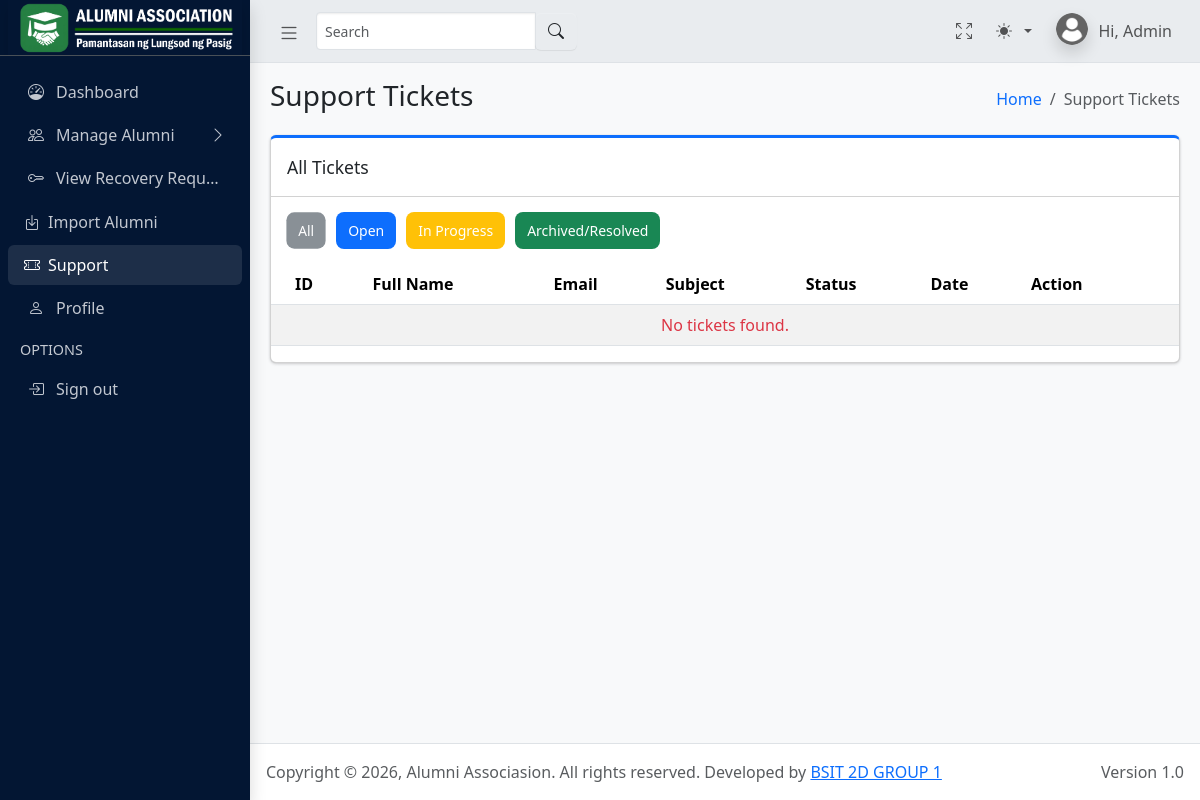
/admin/tickets.php (signed in), run on an earlier commit of the app's database.
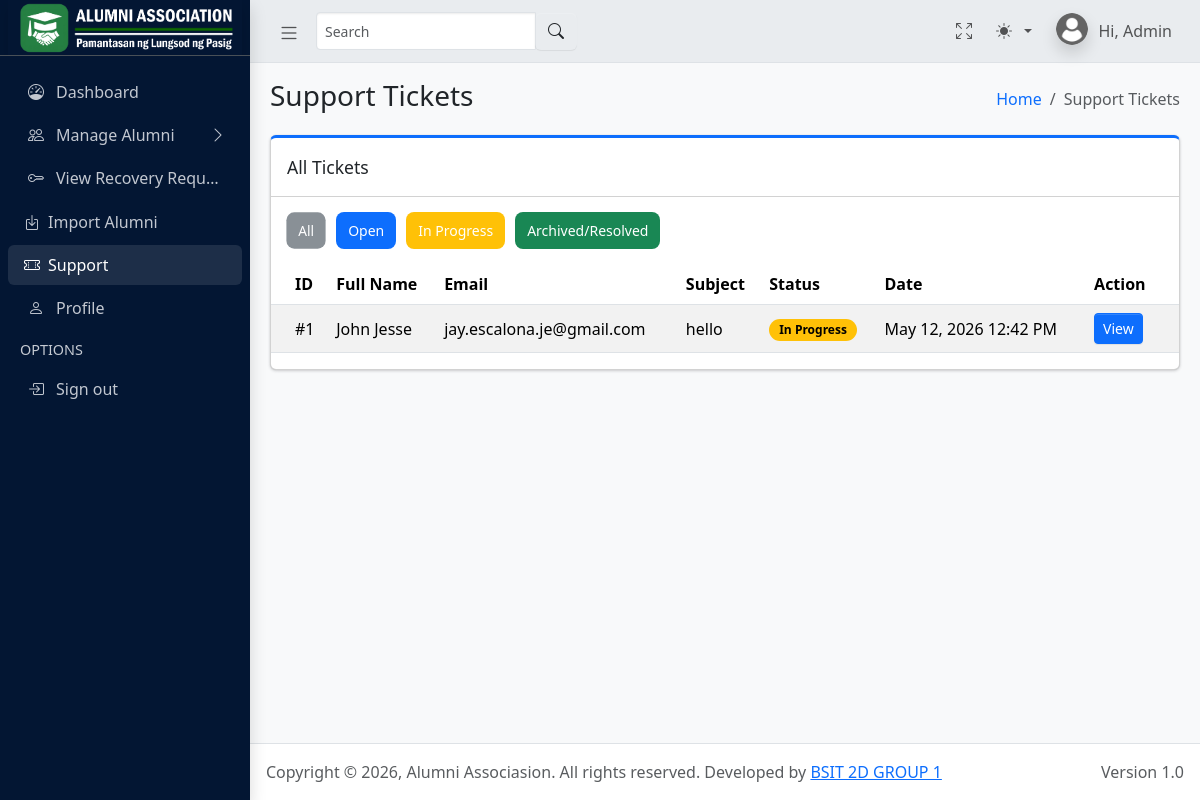
And on a later commit of the database.
### tables this page shows
CREATE TABLE `tickets` (
  `id` int(11) NOT NULL,
  `user_id` int(11) DEFAULT NULL,
  `full_name` varchar(120) DEFAULT NULL,
  `email` varchar(120) DEFAULT NULL,
  `subject` varchar(255) DEFAULT NULL,
  `message` text DEFAULT NULL,
  `status` enum('open','in_progress','resolved') DEFAULT 'open',
  `created_at` timestamp NOT NULL DEFAULT current_timestamp(),
  `updated_at` timestamp NULL DEFAULT NULL ON UPDATE current_timestamp()
);

### admin/tickets.php (the view, shortened to what this page needs)
<?php
include("../backend/db_admin.php");
$baseFile = basename($_SERVER['PHP_SELF']);
$filter = $_GET['filter'] ?? 'all';
if ($filter === 'resolved') {
    $query = "
        SELECT *
        FROM tickets
        WHERE status = 'resolved'
        ORDER BY created_at DESC
    ";
} else {
    $query = "
        SELECT *
        FROM tickets
        ORDER BY created_at DESC
    ";
}
$ret = mysqli_query($conn, $query);
?>
<!DOCTYPE html>
<html lang="en">
<head>
    <?php include('includes/global_styles.php'); ?>
</head>
<body class="layout-fixed sidebar-expand-lg bg-body-tertiary">
    <div class="app-wrapper">
        <?php include('includes/navbar.php'); ?>
        <?php include('includes/sidebar.php'); ?>
        <main class="app-main">
            <div class="app-content-header">
                <div class="container-fluid">
                    <div class="row">
                        <div class="col-sm-6">
                            <h3 class="mb-0">Support Tickets</h3>
                        </div>
                        <div class="col-sm-6">
                            <ol class="breadcrumb float-sm-end">
                                <li class="breadcrumb-item"><a href="dashboard.php">Home</a></li>
                                <li class="breadcrumb-item active">Support Tickets</li>
                            </ol>
                        </div>
                    </div>
                </div>
            </div>
            <div class="app-content">
                <div class="container-fluid">
                    <div class="card card-primary card-outline">
                        <div class="card-header">
                            <div class="card-title">All Tickets</div>
                        </div>
                        <div class="filter-bar">
                            <a href="<?= $baseFile ?>?filter=all"
                                class="btn-all <?= $filter == 'all' ? 'active-filter' : '' ?>">
                                All
                            </a>
                            <a href="<?= $baseFile ?>?filter=open"
                                class="btn-active <?= $filter == 'open' ? 'active-filter' : '' ?>">
                                Open
                            </a>
                            <a href="<?= $baseFile ?>?filter=in_progress"
                                class="btn-inprog <?= $filter == 'in_progress' ? 'active-filter' : '' ?>">
                                In Progress
                            </a>
                            <a href="<?= $baseFile ?>?filter=resolved"
                                class="btn-archived <?= $filter == 'resolved' ? 'active-filter' : '' ?>">
                                Archived/Resolved
                            </a>
                        </div>
                        <div class="card-body p-0">
                            <div class="table-responsive">
                                <table class="table table-striped table-hover">
                                    <thead>
                                        <tr>
                                            <th>ID</th>
                                            <th>Full Name</th>
                                            <th>Email</th>
                                            <th>Subject</th>
                                            <th>Status</th>
                                            <th>Date</th>
                                            <th>Action</th>
                                        </tr>
                                    </thead>
                                    <tbody>
                                        <?php if ($ret && mysqli_num_rows($ret) > 0): ?>
                                            <?php while ($row = mysqli_fetch_assoc($ret)): ?>
                                                <tr>
                                                    <td>#<?= $row['id'] ?></td>
                                                    <td><?= htmlspecialchars($row['full_name']) ?></td>
                                                    <td><?= htmlspecialchars($row['email']) ?></td>
                                                    <td><?= htmlspecialchars($row['subject']) ?></td>
                                                    <td>
                                                        <?php if ($row['status'] == 'open'): ?>
                                                            <span class="badge badge-open">Open</span>
                                                        <?php elseif ($row['status'] == 'in_progress'): ?>
                                                            <span class="badge badge-progress">In Progress</span>
                                                        <?php else: ?>
                                                            <span class="badge badge-resolved">Resolved</span>
                                                        <?php endif; ?>
                                                    </td>
                                                    <td>
                                                        <?= date("M d, Y h:i A", strtotime($row['created_at'])) ?>
                                                    </td>
                                                    <td>
                                                        <a href="view_ticket.php?id=<?= $row['id'] ?>"
                                                            class="btn btn-sm btn-primary">
                                                            View
                                                        </a>
                                                    </td>
                                                </tr>
                                            <?php endwhile; ?>
                                        <?php else: ?>
                                            <tr>
                                                <td colspan="7" class="text-center text-danger">
                                                    No tickets found.
                                                </td>
                                            </tr>
                                        <?php endif; ?>
                                    </tbody>
                                </table>
                            </div>
                        </div>
                    </div>
                </div>
            </div>
        </main>
        <?php include("includes/footer.php"); ?>
</body>
</html>

### admin/includes/global_styles.php
<link rel="stylesheet" href="https://cdn.jsdelivr.net/npm/@fontsource/source-sans-3@5.1.0/index.min.css">
    <link rel="stylesheet" href="css/overlayscrollbars.min.css">
    <link rel="stylesheet" href="css/bootstrap-icons.min.css">
    <link rel="stylesheet" href="css/dashboard-style.css">

### admin/includes/navbar.php (shortened to what this page needs)
<nav class="app-header navbar navbar-expand bg-body-secondary">
    <div class="container-fluid">
        <ul class="navbar-nav">
            <li class="nav-item"> <a class="nav-link" data-lte-toggle="sidebar" href="#" role="button"> <i class="bi bi-list" style="font-size: 22px;"></i> </a> </li>
            <form class="form-inline ml-3 mt-1 mb-1">
                <div class="input-group input-group-sm">
                    <input class="form-control form-control-navbar" type="search" id="Search" placeholder="Search" aria-label="Search" onkeyup="search()">
                    <div class="input-group-append">
                        <button class="btn btn-navbar" type="submit">
                            <i class="bi bi-search"></i>
                        </button>
                    </div>
                </div>
            </form>
        </ul>
        <ul class="navbar-nav ms-auto">
            <li class="nav-item"> <a class="nav-link" href="#" data-lte-toggle="fullscreen"> <i data-lte-icon="maximize" class="bi bi-arrows-fullscreen"></i> </a></li>
            <li class="nav-item dropdown">
                <button class="btn btn-link nav-link py-2 px-0 px-lg-2 dropdown-toggle d-flex align-items-center" id="bd-theme" type="button" aria-expanded="false" data-bs-toggle="dropdown" data-bs-display="static">
                    <span class="theme-icon-active">
                        <i class="my-1"></i>
                    </span>
                </button>
            </li>
            <li class="nav-item dropdown user-menu"> <a href="#" class="nav-link dropdown-toggle" data-bs-toggle="dropdown"> <img src="img/user.webp" class="user-image rounded-circle shadow" alt="User Image"> <span class="d-none d-md-inline">Hi, Admin</span> </a>
            </li>
        </ul>
    </div>
</nav>

### admin/includes/sidebar.php (shortened to what this page needs)
<aside class="app-sidebar bg-primary-subtle shadow" data-bs-theme="dark">
            <div class="sidebar-brand"><a href="dashboard.php" class="brand-link"><img src="img/alumni_plp_header_3.png" alt="AASICT Logo" class="brand-image shadow"> </a></div>
            <?php
            $activePage = basename($_SERVER['PHP_SELF'], ".php");
            ?>
            <div class="sidebar-wrapper">
                <nav class="mt-2">
                    <ul class="nav sidebar-menu flex-column" data-lte-toggle="treeview" role="menu" data-accordion="false">
                        <li class="nav-item"> <a href="dashboard.php" class="nav-link <?= ($activePage == 'dashboard') ? 'active':''; ?>"> <i class="nav-icon bi bi-speedometer"></i><p>Dashboard</p></a></li>
                        <li class="nav-item"> <a href="#" class="nav-link <?= ($activePage == 'add_alumnus') || ($activePage == 'all_alumni') ? 'active':''; ?>"> <i class="nav-icon bi bi-people"></i><p>Manage Alumni<i class="nav-arrow bi bi-chevron-right"></i></p></a>
                        </li>
                        <li class="nav-item"> <a href="recovery_requests.php" class="nav-link <?= ($activePage == 'recovery_requests') ? 'active':''; ?>"> <i class="nav-icon bi bi-key"></i><p>View Recovery Requests</p></a></li>
                        <li class="nav-item"> <a href="import_alumni.php" class="nav-link <?= ($activePage == 'import_alumni') ? 'active':''; ?>"> <i class="bi bi-box-arrow-in-down"></i><p>Import Alumni</p></a></li>
                        <li class="nav-item"> <a href="tickets.php" class="nav-link <?= ($activePage == 'tickets') ? 'active':''; ?>"> <i class="bi bi-ticket-perforated"></i><p>Support</p></a></li>
                        <li class="nav-item"> <a href="profile.php" class="nav-link <?= ($activePage == 'profile') ? 'active':''; ?>"> <i class="nav-icon bi bi-person"></i><p>Profile</p></a></li>
                        <li class="nav-header">OPTIONS</li>
                        <li class="nav-item"> <a href="#" class="nav-link" onclick="logout(event)"> <i class="nav-icon bi bi-box-arrow-in-right"></i><p>Sign out</p></a></li>
                </nav>
            </div>
        </aside>

### admin/includes/footer.php (shortened to what this page needs)
<footer class="app-footer">
            <div class="float-end d-none d-sm-inline">Version 1.0</div>
            Copyright © <span id="currentyear"></span>, Alumni Associasion. All rights reserved. Developed by <a href="https://github.com/Raidev07/Alumni-Portal" target="_blank">BSIT 2D GROUP 1</a>
        </footer>
    </div>

### admin/tickets.php (style rules this page uses)
.badge-progress { background: #ffc107; color: #000; padding: 5px 10px; border-radius: 20px; font-size: 12px; font-weight: 600; }
.table td, .table th { vertical-align: middle; }
.filter-bar { display: flex; gap: 10px; padding: 15px; }
.filter-bar a { text-decoration: none; padding: 8px 12px; border-radius: 8px; font-size: 14px; color: #fff; }
.btn-all { background: #6c757d; }
.btn-active { background: #0d6efd; }
.btn-archived { background: #198754; }
.active-filter { opacity: 0.8; transform: scale(0.98); }
.btn-inprog { background: #ffc107; }

What changed in the data, as far as the page shows it:
added tickets: id "1", full_name "John Jesse", email "jay.escalona.je@gmail.com", subject "hello", status "In Progress", created_at "May 12, 2026 12:42 PM"
Also different on the page:
text no longer shown: "No tickets found."
